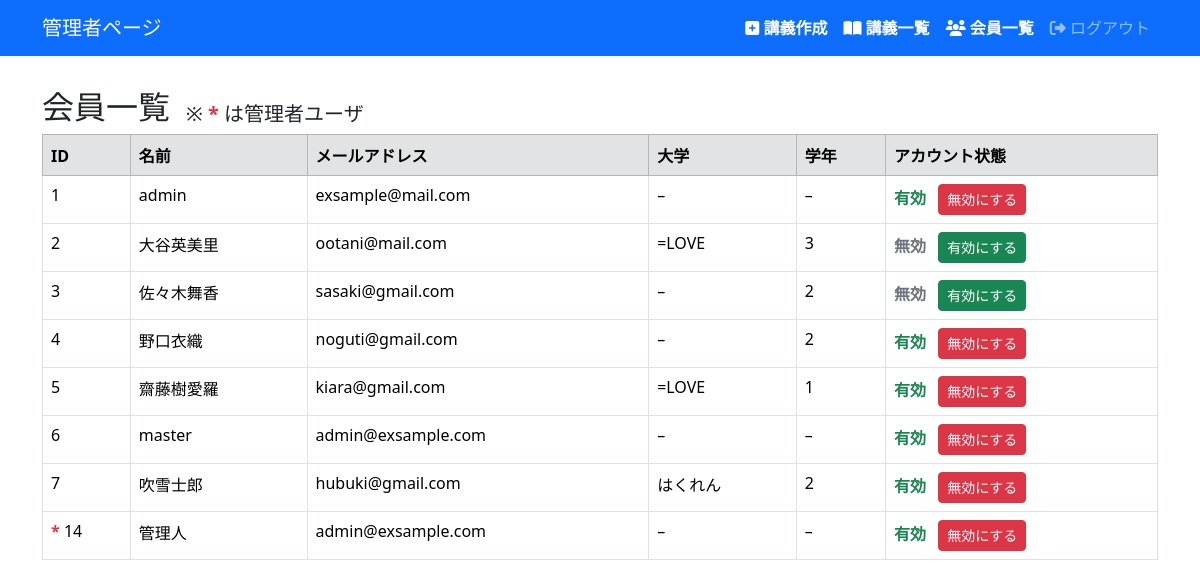
Page /manager/users/ (signed in) on the earlier database version.
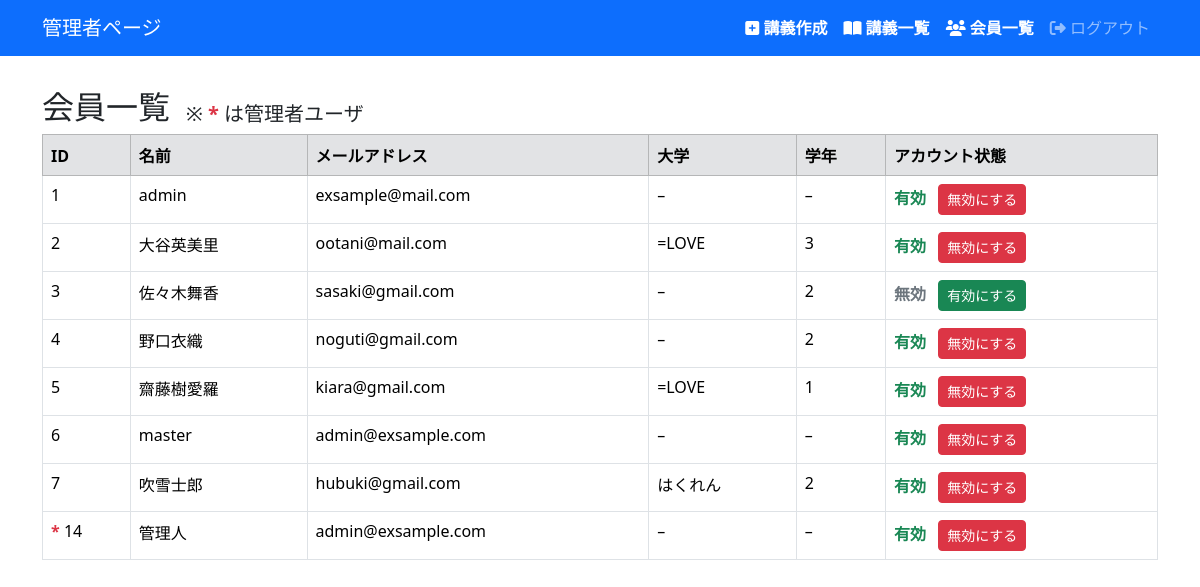
Same page on the later database version.
### helloworld/models.py (models this page shows, shortened)
class User(AbstractUser):
    university = models.CharField(max_length=128, null=True, blank=True)
    school_year = models.PositiveIntegerField(null=True, blank=True)
    is_manager = models.BooleanField(default=False)

### helloworld/views.py (the view)
# urls.py: path('manager/users/', views.user_index, name='users_index'),
def user_index(request):
    users = User.objects.all()
    context = {
        'users': users,
    }
    return render(request, 'snippets/users/index.html', context)

### helloworld/templates/snippets/users/index.html
{% extends 'base.html' %}
{% load django_bootstrap5 %}
{% block main %}
<div class="d-flex align-items-end">
    <h2>会員一覧</h2>
    <h5 class="ms-3">※ <span class="text-danger fw-bold">*</span> は管理者ユーザ</h5>
</div>
<table class="table table-hover table-bordered">
    <thead class="table table-secondary">
        <tr>
            <th>ID</th>
            <th>名前</th>
            <th>メールアドレス</th>
            <th>大学</th>
            <th>学年</th>
            <th>アカウント状態</th>
        </tr>
    </thead>
    <tbody>
        {% for user in users %}
        {% if user.is_manager %}
        <tr>
            <td>
                <span class="text-danger fw-bold">*</span>
                {{ user.id }}
            </td>
            <td>{{ user.username }}</td>
            <td>{{ user.email|default:"–" }}</td>
            <td>{{ user.university|default:"–" }}</td>
            <td>{{ user.school_year|default:"–" }}</td>
            <td>{% include 'users/_user_is_active.html' %}</td>
        </tr>
        {% else %}
        <tr>
            <td>{{ user.id }}</td>
            <td>{{ user.username }}</td>
            <td>{{ user.email|default:"–" }}</td>
            <td>{{ user.university|default:"–" }}</td>
            <td>{{ user.school_year|default:"–" }}</td>
            <td>{% include 'users/_user_is_active.html' %}</td>
        </tr>
        {% endif %}
        {% endfor %}
    </tbody>
</table>
{% endblock %}

### helloworld/templates/snippets/users/_user_is_active.html (shortened to what this page needs)
{% if user.is_active %}
    <span class="text-success fw-bold">有効</span>
    <form method="post" action="{% url 'users_active_switch' user.id %}" style="display:inline;">
        <button type="submit"
                class="btn btn-sm btn-danger ms-2"
                onclick="return confirm('本当に{{ user.username }}さんのアカウントを無効にしますか？')">
                無効にする
        </button>
    </form>
{% else %}
    <span class="text-secondary fw-bold">無効</span>
    <form method="post" action="{% url 'users_active_switch' user.id %}" style="display:inline;">
        <button type="submit"
                class="btn btn-sm btn-success ms-2"
                onclick="return confirm('{{ user.username }}さんのアカウントを有効にしますか？')">
            有効にする
        </button>
    </form>
{% endif %}

Differences in the rows shown:
changed User "大谷英美里": is_active "無効 有効にする" → "有効 無効にする"
